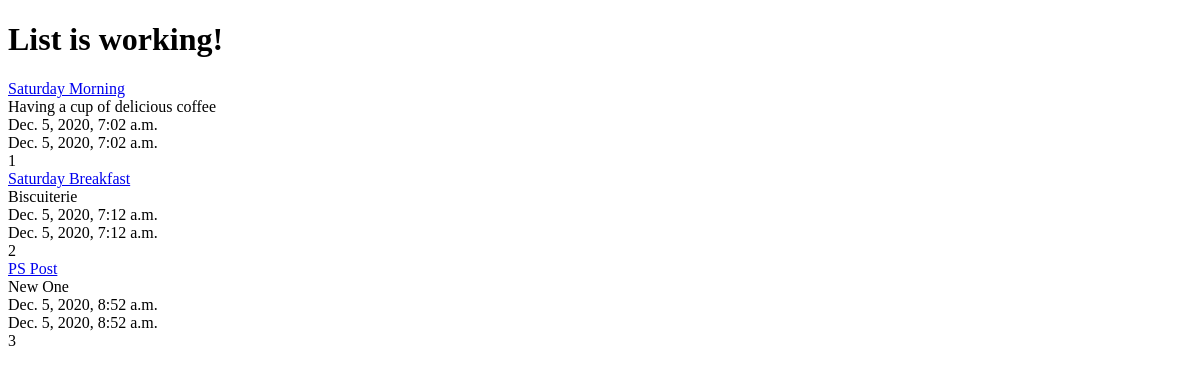
The page /posts/ on the database as committed earlier.
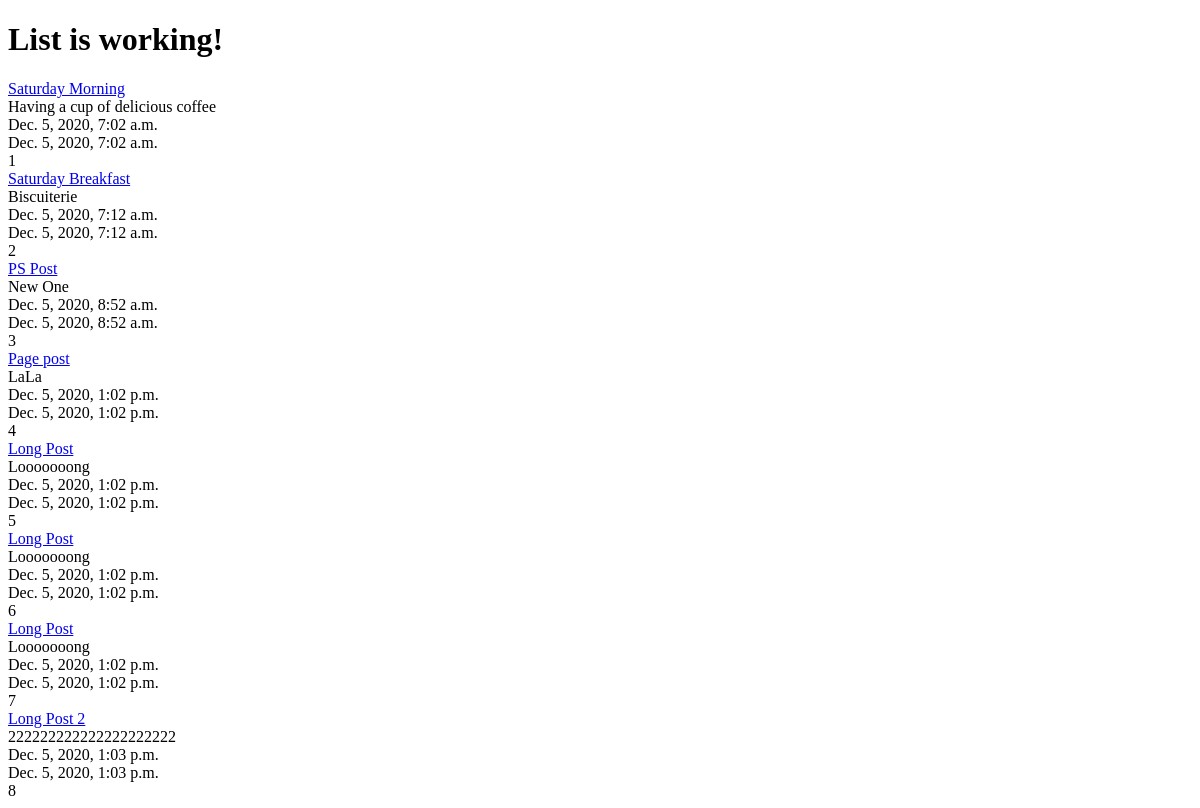
The same page on the database as committed later.
### posts/models.py (models this page shows, shortened)
class Post(models.Model):
    title = models.CharField(max_length=120)
    content = models.TextField()
    updated = models.DateTimeField(auto_now=True, auto_now_add=False)
    timestamp = models.DateTimeField(auto_now=False, auto_now_add=True)
    def get_absolute_url(self):
        return reverse("posts_detail", kwargs={'id': self.id})

### posts/views.py (the view)
# urls.py: path('', posts_list, name='posts_list'),
def posts_list(request):
    queryset = Post.objects.all()
    context_data = {
        'obj_list': queryset,
        'title': 'List'
    }
    return render(request, 'index.html', context_data)

### TEMPLATES/index.html (shortened to what this page needs)
<!DOCTYPE html>
<html lang="en">
<head>
</head>
<body>
    <h1>{{ title }} is working!</h1>
    {% for obj in obj_list %}
    <a href='{{ obj.get_absolute_url }}'> {{ obj.title }}</a><br/>
    {{ obj.content }}<br/>
    {{ obj.timestamp }}<br/>
    {{ obj.updated }}<br/>
    {{ obj.id }}<br/>
    {% endfor%}
</body>
</html>

Rows that differ between the two databases and show on the page:
added Post: title "Page post", content "LaLa", timestamp "Dec. 5, 2020, 1:02 p.m.", updated "Dec. 5, 2020, 1:02 p.m.", id "4"
added Post: title "Long Post", content "Looooooong", timestamp "Dec. 5, 2020, 1:02 p.m.", updated "Dec. 5, 2020, 1:02 p.m.", id "5"
added Post: title "Long Post", content "Looooooong", timestamp "Dec. 5, 2020, 1:02 p.m.", updated "Dec. 5, 2020, 1:02 p.m.", id "6"
added Post: title "Long Post", content "Looooooong", timestamp "Dec. 5, 2020, 1:02 p.m.", updated "Dec. 5, 2020, 1:02 p.m.", id "7"
added Post: title "Long Post 2", content "222222222222222222222", timestamp "Dec. 5, 2020, 1:03 p.m.", updated "Dec. 5, 2020, 1:03 p.m.", id "8"
